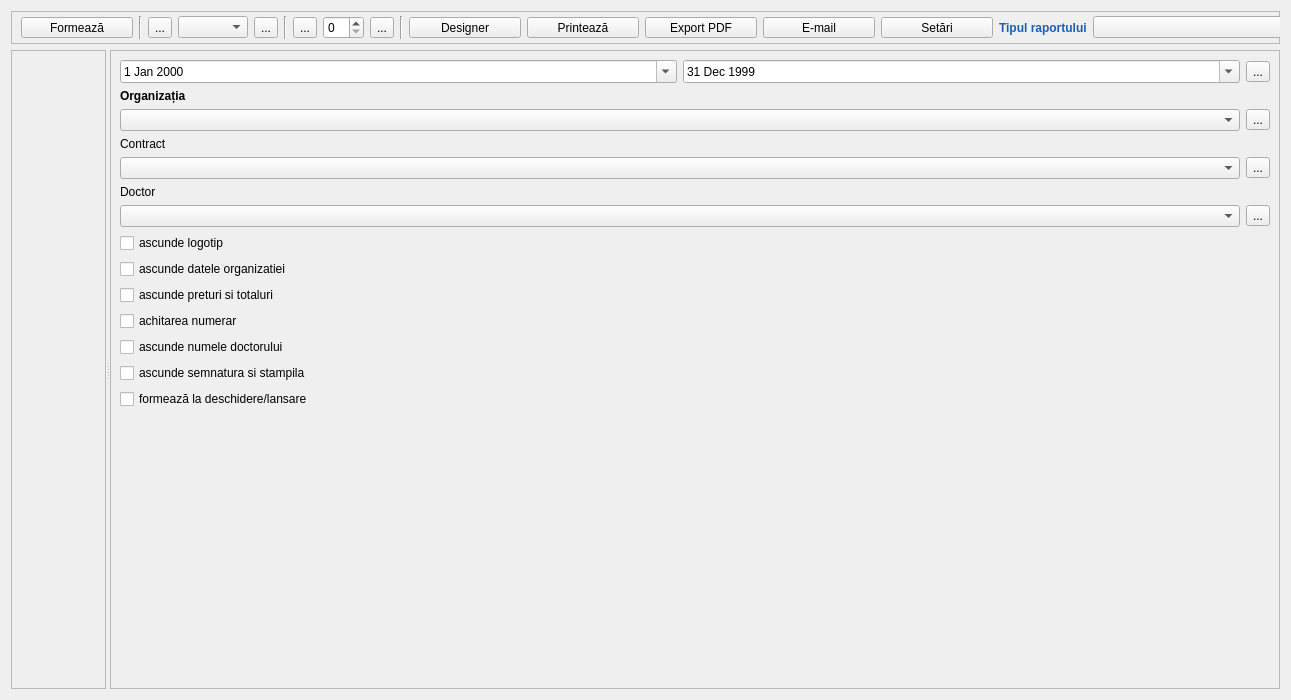
<?xml version="1.0" encoding="UTF-8"?>
<ui version="4.0">
 <class>Reports</class>
 <widget class="QDialog" name="Reports">
  <property name="geometry">
   <rect>
    <x>0</x>
    <y>0</y>
    <width>1291</width>
    <height>700</height>
   </rect>
  </property>
  <property name="minimumSize">
   <size>
    <width>112</width>
    <height>0</height>
   </size>
  </property>
  <property name="font">
   <font>
    <family>Segoe UI</family>
   </font>
  </property>
  <property name="windowTitle">
   <string>Dialog</string>
  </property>
  <property name="windowIcon">
   <iconset resource="../../resources/resource.qrc">
    <normaloff>:/img/documents/reports.png</normaloff>:/img/documents/reports.png</iconset>
  </property>
  <layout class="QGridLayout" name="gridLayout_2">
   <item row="0" column="0">
    <widget class="QFrame" name="frame">
     <property name="sizePolicy">
      <sizepolicy hsizetype="Preferred" vsizetype="Fixed">
       <horstretch>0</horstretch>
       <verstretch>0</verstretch>
      </sizepolicy>
     </property>
     <property name="frameShape">
      <enum>QFrame::Shape::StyledPanel</enum>
     </property>
     <property name="frameShadow">
      <enum>QFrame::Shadow::Raised</enum>
     </property>
     <layout class="QGridLayout" name="gridLayout">
      <property name="topMargin">
       <number>4</number>
      </property>
      <property name="bottomMargin">
       <number>4</number>
      </property>
      <item row="0" column="11">
       <widget class="QToolButton" name="btnPrintReport">
        <property name="minimumSize">
         <size>
          <width>112</width>
          <height>21</height>
         </size>
        </property>
        <property name="text">
         <string>Printează</string>
        </property>
        <property name="icon">
         <iconset resource="../../resources/resource.qrc">
          <normaloff>:/img/actions/print.png</normaloff>:/img/actions/print.png</iconset>
        </property>
        <property name="toolButtonStyle">
         <enum>Qt::ToolButtonStyle::ToolButtonTextBesideIcon</enum>
        </property>
       </widget>
      </item>
      <item row="0" column="15">
       <spacer name="horizontalSpacer">
        <property name="orientation">
         <enum>Qt::Orientation::Horizontal</enum>
        </property>
        <property name="sizeType">
         <enum>QSizePolicy::Policy::Expanding</enum>
        </property>
        <property name="sizeHint" stdset="0">
         <size>
          <width>44</width>
          <height>20</height>
         </size>
        </property>
       </spacer>
      </item>
      <item row="0" column="12">
       <widget class="QToolButton" name="btnExportPdf">
        <property name="minimumSize">
         <size>
          <width>112</width>
          <height>21</height>
         </size>
        </property>
        <property name="text">
         <string>Export PDF</string>
        </property>
        <property name="icon">
         <iconset resource="../../resources/resource.qrc">
          <normaloff>:/img/common/pdf.png</normaloff>:/img/common/pdf.png</iconset>
        </property>
        <property name="toolButtonStyle">
         <enum>Qt::ToolButtonStyle::ToolButtonTextBesideIcon</enum>
        </property>
       </widget>
      </item>
      <item row="0" column="9">
       <widget class="Line" name="line_3">
        <property name="orientation">
         <enum>Qt::Orientation::Vertical</enum>
        </property>
       </widget>
      </item>
      <item row="0" column="16">
       <widget class="QLabel" name="label_4">
        <property name="sizePolicy">
         <sizepolicy hsizetype="Fixed" vsizetype="Preferred">
          <horstretch>0</horstretch>
          <verstretch>0</verstretch>
         </sizepolicy>
        </property>
        <property name="font">
         <font>
          <family>Cantarell</family>
          <bold>true</bold>
         </font>
        </property>
        <property name="styleSheet">
         <string notr="true">color: rgb(26, 95, 180);</string>
        </property>
        <property name="text">
         <string>Tipul raportului</string>
        </property>
       </widget>
      </item>
      <item row="0" column="4">
       <widget class="QToolButton" name="btnZoomOut">
        <property name="text">
         <string>...</string>
        </property>
        <property name="icon">
         <iconset resource="../../resources/resource.qrc">
          <normaloff>:/images/ZoomOut.png</normaloff>:/images/ZoomOut.png</iconset>
        </property>
       </widget>
      </item>
      <item row="0" column="0">
       <widget class="QToolButton" name="btnGenerateReport">
        <property name="minimumSize">
         <size>
          <width>112</width>
          <height>21</height>
         </size>
        </property>
        <property name="text">
         <string>Formează</string>
        </property>
        <property name="icon">
         <iconset resource="../../resources/resource.qrc">
          <normaloff>:/img/common/arrow_right_duble.png</normaloff>:/img/common/arrow_right_duble.png</iconset>
        </property>
        <property name="toolButtonStyle">
         <enum>Qt::ToolButtonStyle::ToolButtonTextBesideIcon</enum>
        </property>
       </widget>
      </item>
      <item row="0" column="14">
       <widget class="QToolButton" name="btnSettingsReport">
        <property name="minimumSize">
         <size>
          <width>112</width>
          <height>21</height>
         </size>
        </property>
        <property name="text">
         <string>Setări</string>
        </property>
        <property name="icon">
         <iconset resource="../../resources/resource.qrc">
          <normaloff>:/img/catalogs/settings.png</normaloff>:/img/catalogs/settings.png</iconset>
        </property>
        <property name="toolButtonStyle">
         <enum>Qt::ToolButtonStyle::ToolButtonTextBesideIcon</enum>
        </property>
       </widget>
      </item>
      <item row="0" column="5">
       <widget class="Line" name="line_2">
        <property name="orientation">
         <enum>Qt::Orientation::Vertical</enum>
        </property>
       </widget>
      </item>
      <item row="0" column="2">
       <widget class="QToolButton" name="btnZoomIn">
        <property name="text">
         <string>...</string>
        </property>
        <property name="icon">
         <iconset resource="../../resources/resource.qrc">
          <normaloff>:/images/ZoomIn.png</normaloff>:/images/ZoomIn.png</iconset>
        </property>
       </widget>
      </item>
      <item row="0" column="7">
       <widget class="QSpinBox" name="pageNavigator"/>
      </item>
      <item row="0" column="3">
       <widget class="QComboBox" name="comboScalePercent">
        <property name="sizePolicy">
         <sizepolicy hsizetype="Fixed" vsizetype="Fixed">
          <horstretch>0</horstretch>
          <verstretch>0</verstretch>
         </sizepolicy>
        </property>
        <property name="minimumSize">
         <size>
          <width>70</width>
          <height>0</height>
         </size>
        </property>
        <property name="maximumSize">
         <size>
          <width>50</width>
          <height>16777215</height>
         </size>
        </property>
        <property name="sizeIncrement">
         <size>
          <width>0</width>
          <height>0</height>
         </size>
        </property>
        <property name="baseSize">
         <size>
          <width>0</width>
          <height>0</height>
         </size>
        </property>
        <property name="sizeAdjustPolicy">
         <enum>QComboBox::SizeAdjustPolicy::AdjustToContentsOnFirstShow</enum>
        </property>
       </widget>
      </item>
      <item row="0" column="10">
       <widget class="QToolButton" name="btnOpenDesigner">
        <property name="minimumSize">
         <size>
          <width>112</width>
          <height>21</height>
         </size>
        </property>
        <property name="text">
         <string>Designer</string>
        </property>
        <property name="icon">
         <iconset resource="../../resources/resource.qrc">
          <normaloff>:/images/design.png</normaloff>:/images/design.png</iconset>
        </property>
        <property name="toolButtonStyle">
         <enum>Qt::ToolButtonStyle::ToolButtonTextBesideIcon</enum>
        </property>
       </widget>
      </item>
      <item row="0" column="8">
       <widget class="QToolButton" name="btnNextPage">
        <property name="text">
         <string>...</string>
        </property>
        <property name="icon">
         <iconset resource="../../resources/resource.qrc">
          <normaloff>:/images/Next.png</normaloff>:/images/Next.png</iconset>
        </property>
       </widget>
      </item>
      <item row="0" column="17">
       <widget class="QComboBox" name="comboTypeReport">
        <property name="sizePolicy">
         <sizepolicy hsizetype="Expanding" vsizetype="Fixed">
          <horstretch>0</horstretch>
          <verstretch>0</verstretch>
         </sizepolicy>
        </property>
        <property name="minimumSize">
         <size>
          <width>252</width>
          <height>0</height>
         </size>
        </property>
        <property name="maximumSize">
         <size>
          <width>281</width>
          <height>16777215</height>
         </size>
        </property>
        <property name="sizeIncrement">
         <size>
          <width>0</width>
          <height>0</height>
         </size>
        </property>
       </widget>
      </item>
      <item row="0" column="1">
       <widget class="Line" name="line">
        <property name="orientation">
         <enum>Qt::Orientation::Vertical</enum>
        </property>
       </widget>
      </item>
      <item row="0" column="6">
       <widget class="QToolButton" name="btnBackPage">
        <property name="text">
         <string>...</string>
        </property>
        <property name="icon">
         <iconset resource="../../resources/resource.qrc">
          <normaloff>:/images/Prev.png</normaloff>:/images/Prev.png</iconset>
        </property>
       </widget>
      </item>
      <item row="0" column="13">
       <widget class="QToolButton" name="btnSendEmail">
        <property name="minimumSize">
         <size>
          <width>112</width>
          <height>21</height>
         </size>
        </property>
        <property name="text">
         <string>E-mail</string>
        </property>
        <property name="icon">
         <iconset resource="../../resources/resource.qrc">
          <normaloff>:/img/toolBar/email.png</normaloff>:/img/toolBar/email.png</iconset>
        </property>
        <property name="toolButtonStyle">
         <enum>Qt::ToolButtonStyle::ToolButtonTextBesideIcon</enum>
        </property>
       </widget>
      </item>
     </layout>
    </widget>
   </item>
   <item row="1" column="0">
    <widget class="QSplitter" name="splitter">
     <property name="orientation">
      <enum>Qt::Orientation::Horizontal</enum>
     </property>
     <widget class="QFrame" name="frame_preview">
      <property name="sizePolicy">
       <sizepolicy hsizetype="Preferred" vsizetype="Expanding">
        <horstretch>0</horstretch>
        <verstretch>0</verstretch>
       </sizepolicy>
      </property>
      <property name="frameShape">
       <enum>QFrame::Shape::StyledPanel</enum>
      </property>
      <property name="frameShadow">
       <enum>QFrame::Shadow::Raised</enum>
      </property>
      <layout class="QGridLayout" name="gridLayout_5"/>
     </widget>
     <widget class="QFrame" name="frame_filter">
      <property name="sizePolicy">
       <sizepolicy hsizetype="Fixed" vsizetype="Expanding">
        <horstretch>0</horstretch>
        <verstretch>0</verstretch>
       </sizepolicy>
      </property>
      <property name="frameShape">
       <enum>QFrame::Shape::StyledPanel</enum>
      </property>
      <property name="frameShadow">
       <enum>QFrame::Shadow::Raised</enum>
      </property>
      <layout class="QGridLayout" name="gridLayout_3">
       <item row="6" column="0" colspan="2">
        <widget class="QComboBox" name="comboDoctors"/>
       </item>
       <item row="0" column="1">
        <widget class="QDateEdit" name="dateEnd">
         <property name="dateTime">
          <datetime>
           <hour>21</hour>
           <minute>59</minute>
           <second>59</second>
           <year>1999</year>
           <month>12</month>
           <day>31</day>
          </datetime>
         </property>
         <property name="minimumDate">
          <date>
           <year>1900</year>
           <month>1</month>
           <day>1</day>
          </date>
         </property>
         <property name="calendarPopup">
          <bool>true</bool>
         </property>
        </widget>
       </item>
       <item row="4" column="0" colspan="2">
        <widget class="QComboBox" name="comboContracts"/>
       </item>
       <item row="3" column="0" colspan="3">
        <widget class="QLabel" name="label_contract">
         <property name="text">
          <string>Contract</string>
         </property>
        </widget>
       </item>
       <item row="7" column="0" colspan="3">
        <widget class="QCheckBox" name="hideLogo">
         <property name="text">
          <string>ascunde logotip</string>
         </property>
        </widget>
       </item>
       <item row="1" column="0" colspan="3">
        <widget class="QLabel" name="label_organization">
         <property name="font">
          <font>
           <family>Segoe UI</family>
           <bold>true</bold>
          </font>
         </property>
         <property name="text">
          <string>Organizația</string>
         </property>
        </widget>
       </item>
       <item row="13" column="0" colspan="3">
        <widget class="QCheckBox" name="hideSignatureStamped">
         <property name="text">
          <string>ascunde semnatura si stampila</string>
         </property>
        </widget>
       </item>
       <item row="11" column="0" colspan="3">
        <widget class="QCheckBox" name="hideNameDoctor">
         <property name="text">
          <string>ascunde numele doctorului</string>
         </property>
        </widget>
       </item>
       <item row="6" column="2">
        <widget class="QToolButton" name="btnEditDoctor">
         <property name="text">
          <string>...</string>
         </property>
         <property name="icon">
          <iconset resource="../../resources/resource.qrc">
           <normaloff>:/img/catalogs/open_catalog.png</normaloff>:/img/catalogs/open_catalog.png</iconset>
         </property>
        </widget>
       </item>
       <item row="8" column="0" colspan="3">
        <widget class="QCheckBox" name="hideDataOrganization">
         <property name="text">
          <string>ascunde datele organizatiei</string>
         </property>
        </widget>
       </item>
       <item row="5" column="0" colspan="3">
        <widget class="QLabel" name="label_doctor">
         <property name="text">
          <string>Doctor</string>
         </property>
        </widget>
       </item>
       <item row="4" column="2">
        <widget class="QToolButton" name="btnEditContract">
         <property name="text">
          <string>...</string>
         </property>
         <property name="icon">
          <iconset resource="../../resources/resource.qrc">
           <normaloff>:/img/catalogs/open_catalog.png</normaloff>:/img/catalogs/open_catalog.png</iconset>
         </property>
        </widget>
       </item>
       <item row="9" column="0" colspan="3">
        <widget class="QCheckBox" name="hidePricesTotal">
         <property name="text">
          <string>ascunde preturi si totaluri</string>
         </property>
        </widget>
       </item>
       <item row="0" column="0">
        <widget class="QDateEdit" name="dateStart">
         <property name="dateTime">
          <datetime>
           <hour>13</hour>
           <minute>59</minute>
           <second>59</second>
           <year>2000</year>
           <month>1</month>
           <day>1</day>
          </datetime>
         </property>
         <property name="minimumDate">
          <date>
           <year>1900</year>
           <month>1</month>
           <day>1</day>
          </date>
         </property>
         <property name="calendarPopup">
          <bool>true</bool>
         </property>
         <property name="timeSpec">
          <enum>Qt::TimeSpec::LocalTime</enum>
         </property>
        </widget>
       </item>
       <item row="2" column="2">
        <widget class="QToolButton" name="btnEditOrganization">
         <property name="text">
          <string>...</string>
         </property>
         <property name="icon">
          <iconset resource="../../resources/resource.qrc">
           <normaloff>:/img/catalogs/open_catalog.png</normaloff>:/img/catalogs/open_catalog.png</iconset>
         </property>
        </widget>
       </item>
       <item row="2" column="0" colspan="2">
        <widget class="QComboBox" name="comboOrganizations"/>
       </item>
       <item row="14" column="0" colspan="3">
        <widget class="QCheckBox" name="showOnLaunch">
         <property name="text">
          <string>formează la deschidere/lansare</string>
         </property>
        </widget>
       </item>
       <item row="0" column="2">
        <widget class="QToolButton" name="btnChoicePeriod">
         <property name="text">
          <string>...</string>
         </property>
        </widget>
       </item>
       <item row="15" column="1">
        <spacer name="verticalSpacer">
         <property name="orientation">
          <enum>Qt::Orientation::Vertical</enum>
         </property>
         <property name="sizeHint" stdset="0">
          <size>
           <width>20</width>
           <height>274</height>
          </size>
         </property>
        </spacer>
       </item>
       <item row="10" column="0" colspan="3">
        <widget class="QCheckBox" name="cashPayment">
         <property name="text">
          <string>achitarea numerar</string>
         </property>
        </widget>
       </item>
      </layout>
     </widget>
    </widget>
   </item>
  </layout>
 </widget>
 <resources>
  <include location="../../resources/resource.qrc"/>
 </resources>
 <connections/>
</ui>
